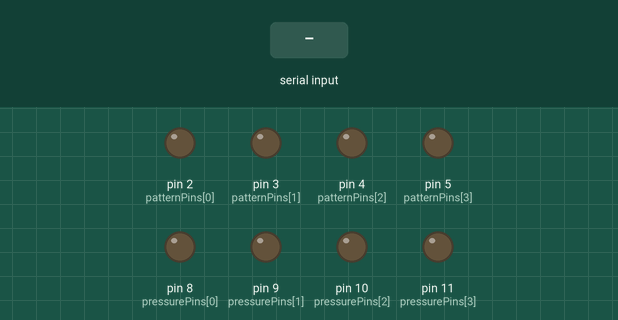
A sketch run on a simulated Arduino Uno, built with avr-gcc and run on an emulated ATmega328P. Shown: output pins drawn as LEDs (lit = HIGH). The inputs (shaded band) are chosen by the test bench. What the sketch prints to the serial monitor is not drawn.

Above: at 1.3 s.
1.4 s: "f\n" received over Serial
At 2.6 s:
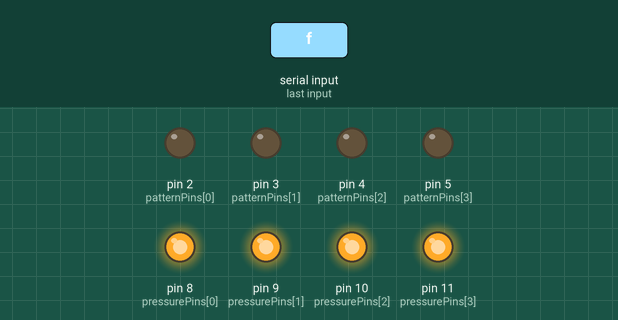
2.9 s: "r\n" received over Serial
At 3.7 s:
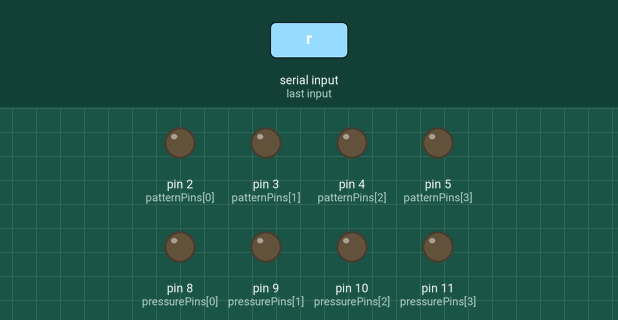
Timing chart, 0 to 5.9 s (numbered marks = the images above; inputs shaded):
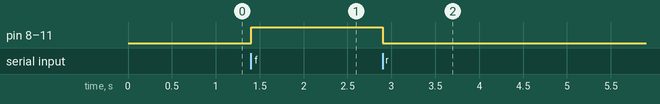

The sketch:

kinovaPgripper.ino
```cpp
// ------------------------
// USER-DEFINED SETTINGS
// ------------------------

const float controlFrequencyHz = 30.0;
const unsigned long cyclePeriod = 1000000.0 / controlFrequencyHz;

float patternDuty[4]  = {0, 0, 0, 0};  // pins 2–5
float pressureDuty[4] = {0, 0, 0, 0};  // pins 8–11

// ------------------------
// SYSTEM CONSTANTS
// ------------------------

const int patternPins[4]  = {2, 3, 4, 5};
const int pressurePins[4] = {8, 9, 10, 11};

unsigned long lastCycleStart = 0;

void setup() {
  for (int i = 0; i < 4; i++) {
    pinMode(patternPins[i], OUTPUT);
    pinMode(pressurePins[i], OUTPUT);
    digitalWrite(patternPins[i], LOW);
    digitalWrite(pressurePins[i], LOW);
  }

  Serial.begin(9600);
  Serial.print("System ready. Control frequency: ");
  Serial.print(controlFrequencyHz);
  Serial.println(" Hz");
  Serial.println("Commands:");
  Serial.println("  f              → pressureDuty = 1.0");
  Serial.println("  r              → pressureDuty = 0.0");
  Serial.println("  p x1 x2 x3 x4  → patternDuty = {x1, x2, x3, x4}");
}

void loop() {
  unsigned long now = micros();

  // Handle serial input
  if (Serial.available()) {
    String cmd = Serial.readStringUntil('\n'); // read full line

    cmd.trim(); // remove whitespace
    if (cmd == "f") {
      for (int i = 0; i < 4; i++) pressureDuty[i] = 1.0;
      Serial.println("pressureDuty set to 1.0");
    }
    else if (cmd == "r") {
      for (int i = 0; i < 4; i++) pressureDuty[i] = 0.0;
      Serial.println("pressureDuty set to 0.0");
    }
    else if (cmd.startsWith("p ")) {
      // parse 4 float values
      int index = 0;
      int lastSpace = 1;
      for (int i = 0; i < 4; i++) {
        int nextSpace = cmd.indexOf(' ', lastSpace);
        if (nextSpace == -1 && i < 3) break;
        String valStr = cmd.substring(lastSpace, nextSpace == -1 ? cmd.length() : nextSpace);
        float val = valStr.toFloat();
        val = constrain(val, 0.0, 1.0);
        patternDuty[i] = val;
        lastSpace = nextSpace + 1;
      }
      Serial.print("patternDuty updated: ");
      for (int i = 0; i < 4; i++) {
        Serial.print(patternDuty[i], 2);
        Serial.print(" ");
      }
      Serial.println();
    }
    else {
      Serial.println("Invalid command.");
    }
  }

  // Start of PWM cycle
  if (now - lastCycleStart >= cyclePeriod) {
    lastCycleStart = now;

    for (int i = 0; i < 4; i++) {
      if (patternDuty[i] > 0.0) digitalWrite(patternPins[i], HIGH);
      if (pressureDuty[i] > 0.0) digitalWrite(pressurePins[i], HIGH);
    }
  }

  // End of duty time → set pins LOW
  for (int i = 0; i < 4; i++) {
    if (patternDuty[i] < 1.0 && (micros() - lastCycleStart) >= patternDuty[i] * cyclePeriod) {
      digitalWrite(patternPins[i], LOW);
    }
    if (pressureDuty[i] < 1.0 && (micros() - lastCycleStart) >= pressureDuty[i] * cyclePeriod) {
      digitalWrite(pressurePins[i], LOW);
    }
  }
}
```

Measured:
- after the input at 1.4 s, pin 8 (pressurePins[0]), pin 9 (pressurePins[1]), pin 10 (pressurePins[2]), pin 11 (pressurePins[3]): LOW → HIGH at once
- after the input at 2.9 s, pin 8 (pressurePins[0]), pin 9 (pressurePins[1]), pin 10 (pressurePins[2]), pin 11 (pressurePins[3]): HIGH → LOW at once
